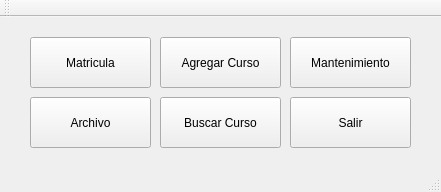
<?xml version="1.0" encoding="UTF-8"?>
<ui version="4.0">
 <class>MainWindow</class>
 <widget class="QMainWindow" name="MainWindow">
  <property name="geometry">
   <rect>
    <x>0</x>
    <y>0</y>
    <width>441</width>
    <height>192</height>
   </rect>
  </property>
  <property name="windowTitle">
   <string>MainWindow</string>
  </property>
  <widget class="QWidget" name="centralWidget">
   <widget class="QPushButton" name="pushButton">
    <property name="geometry">
     <rect>
      <x>30</x>
      <y>20</y>
      <width>121</width>
      <height>51</height>
     </rect>
    </property>
    <property name="text">
     <string>Matricula</string>
    </property>
   </widget>
   <widget class="QPushButton" name="pushButton_2">
    <property name="geometry">
     <rect>
      <x>290</x>
      <y>80</y>
      <width>121</width>
      <height>51</height>
     </rect>
    </property>
    <property name="text">
     <string>Salir</string>
    </property>
   </widget>
   <widget class="QPushButton" name="pushButton_3">
    <property name="geometry">
     <rect>
      <x>160</x>
      <y>20</y>
      <width>121</width>
      <height>51</height>
     </rect>
    </property>
    <property name="text">
     <string>Agregar Curso</string>
    </property>
   </widget>
   <widget class="QPushButton" name="pushButton_4">
    <property name="geometry">
     <rect>
      <x>30</x>
      <y>80</y>
      <width>121</width>
      <height>51</height>
     </rect>
    </property>
    <property name="text">
     <string>Archivo</string>
    </property>
   </widget>
   <widget class="QPushButton" name="pushButton_5">
    <property name="geometry">
     <rect>
      <x>290</x>
      <y>20</y>
      <width>121</width>
      <height>51</height>
     </rect>
    </property>
    <property name="text">
     <string>Mantenimiento</string>
    </property>
   </widget>
   <widget class="QPushButton" name="pushButton_6">
    <property name="geometry">
     <rect>
      <x>160</x>
      <y>80</y>
      <width>121</width>
      <height>51</height>
     </rect>
    </property>
    <property name="text">
     <string>Buscar Curso</string>
    </property>
   </widget>
  </widget>
  <widget class="QMenuBar" name="menuBar">
   <property name="geometry">
    <rect>
     <x>0</x>
     <y>0</y>
     <width>441</width>
     <height>21</height>
    </rect>
   </property>
  </widget>
  <widget class="QToolBar" name="mainToolBar">
   <attribute name="toolBarArea">
    <enum>TopToolBarArea</enum>
   </attribute>
   <attribute name="toolBarBreak">
    <bool>false</bool>
   </attribute>
  </widget>
  <widget class="QStatusBar" name="statusBar"/>
 </widget>
 <layoutdefault spacing="6" margin="11"/>
 <resources/>
 <connections/>
</ui>
